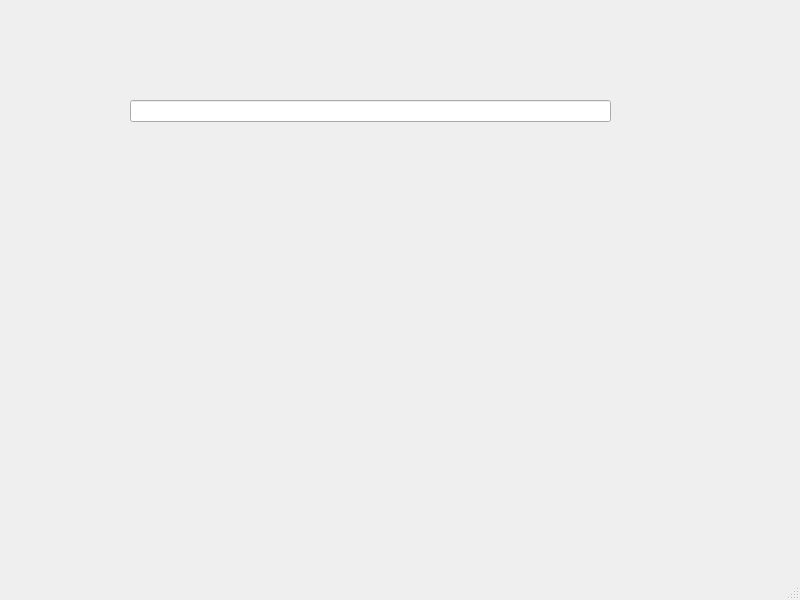
<?xml version="1.0" encoding="UTF-8"?>
<ui version="4.0">
 <class>MainWindow</class>
 <widget class="QMainWindow" name="MainWindow">
  <property name="geometry">
   <rect>
    <x>0</x>
    <y>0</y>
    <width>800</width>
    <height>600</height>
   </rect>
  </property>
  <property name="windowTitle">
   <string>MainWindow</string>
  </property>
  <widget class="QWidget" name="centralwidget">
   <widget class="QLabel" name="label">
    <property name="geometry">
     <rect>
      <x>310</x>
      <y>190</y>
      <width>211</width>
      <height>20</height>
     </rect>
    </property>
    <property name="text">
     <string/>
    </property>
   </widget>
   <widget class="QLineEdit" name="lineEdit">
    <property name="geometry">
     <rect>
      <x>130</x>
      <y>100</y>
      <width>481</width>
      <height>22</height>
     </rect>
    </property>
   </widget>
  </widget>
  <widget class="QMenuBar" name="menubar">
   <property name="geometry">
    <rect>
     <x>0</x>
     <y>0</y>
     <width>800</width>
     <height>22</height>
    </rect>
   </property>
  </widget>
  <widget class="QStatusBar" name="statusbar"/>
 </widget>
 <resources/>
 <connections/>
</ui>
